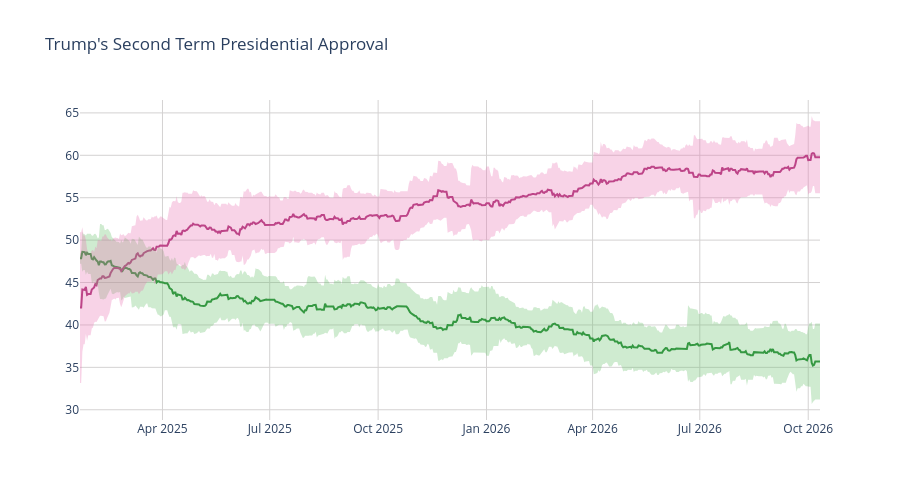

Source (notebook cell):
### Code cell
disappr_ci_hex = "#e86eaf"
appr_ci_hex = "#60be65"
disappr_ci_rgba = "rgba(232, 110, 175, 0.3)"
appr_ci_rgba = "rgba(96, 190, 101, 0.3)"
grid_col = "#d4d2d2"


# Approve
fig = go.Figure(go.Scatter(
    x=pres['end_date'],
    y=pres['approve'],
    hovertemplate="%{y:.2f}%",
    name="<b>Approve</b>",
    line=dict(color="#228833"),
    showlegend=False
))

# Disapprove
fig.add_trace(go.Scatter(
    x=pres['end_date'],
    y=pres['disapprove'],
    hovertemplate="%{y:.2f}%",
    name="<b>Disapprove</b>",
    line=dict(color="#aa3377"),
    showlegend=False
    )
)

# Approve CI
fig.add_traces([

    # Upper bound
    go.Scatter(
        x=pres['end_date'],
        y=pres['approve_upper_ci'],
        marker=dict(color=appr_ci_hex),
        line=dict(width=0),
        mode='lines',
        showlegend=False,
        hoverinfo="skip"
    ),

    # Lower bound
    go.Scatter(
        x=pres['end_date'],
        y=pres['approve_lower_ci'],
        marker=dict(color=appr_ci_hex),
        line=dict(width=0),
        mode='lines',
        fillcolor=appr_ci_rgba,
        fill="tonexty",
        showlegend=False,
        hoverinfo="skip"
    )
])

# Disapprove CI
fig.add_traces([

    # Upper bound
    go.Scatter(
        x=pres['end_date'],
        y=pres['disapprove_upper_ci'],
        marker=dict(color=disappr_ci_hex),
        line=dict(width=0),
        mode='lines',
        showlegend=False,
        hoverinfo="skip"
    ),

    # Lower bound
    go.Scatter(
        x=pres['end_date'],
        y=pres['disapprove_lower_ci'],
        marker=dict(color=disappr_ci_hex),
        line=dict(width=0),
        mode='lines',
        fillcolor=disappr_ci_rgba,
        fill="tonexty",
        showlegend=False,
        hoverinfo="skip"
    )
])

fig.update_layout(
    title=dict(text="Trump's Second Term Presidential Approval"),
    hovermode="x"
)

fig.update_xaxes(gridcolor=grid_col)
fig.update_yaxes(gridcolor=grid_col)

fig.update_layout(hovermode="x", hoverlabel_align="right", plot_bgcolor="rgba(0, 0, 0, 0)", height=500)
fig.show()

### Figure 1 — Plotly figure (JSON) as saved in the notebook; plotly's stock layout.template omitted (floating-point values rounded to 4 significant figures; data arrays with more than 128 entries replaced by an {"elided": "..."} marker saying what was removed)
{"data": [{"hovertemplate": "%{y:.2f}%", "line": {"color": "#228833"}, "name": "<b>Approve</b>", "showlegend": false, "type": "scatter", "x": {"elided": "629 str values"}, "y": {"elided": "629 float values"}}, {"hovertemplate": "%{y:.2f}%", "line": {"color": "#aa3377"}, "name": "<b>Disapprove</b>", "showlegend": false, "type": "scatter", "x": {"elided": "629 str values"}, "y": {"elided": "629 float values"}}, {"hoverinfo": "skip", "line": {"width": 0}, "marker": {"color": "#60be65"}, "mode": "lines", "showlegend": false, "type": "scatter", "x": {"elided": "629 str values"}, "y": {"elided": "629 float values"}}, {"fill": "tonexty", "fillcolor": "rgba(96, 190, 101, 0.3)", "hoverinfo": "skip", "line": {"width": 0}, "marker": {"color": "#60be65"}, "mode": "lines", "showlegend": false, "type": "scatter", "x": {"elided": "629 str values"}, "y": {"elided": "629 float values"}}, {"hoverinfo": "skip", "line": {"width": 0}, "marker": {"color": "#e86eaf"}, "mode": "lines", "showlegend": false, "type": "scatter", "x": {"elided": "629 str values"}, "y": {"elided": "629 float values"}}, {"fill": "tonexty", "fillcolor": "rgba(232, 110, 175, 0.3)", "hoverinfo": "skip", "line": {"width": 0}, "marker": {"color": "#e86eaf"}, "mode": "lines", "showlegend": false, "type": "scatter", "x": {"elided": "629 str values"}, "y": {"elided": "629 float values"}}], "layout": {"height": 500, "hoverlabel": {"align": "right"}, "hovermode": "x", "plot_bgcolor": "rgba(0, 0, 0, 0)", "title": {"text": "Trump's Second Term Presidential Approval"}, "xaxis": {"gridcolor": "#d4d2d2"}, "yaxis": {"gridcolor": "#d4d2d2"}}}
